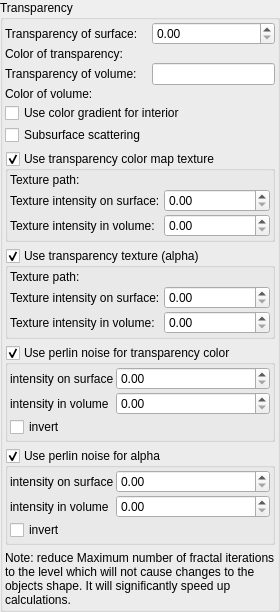
           <widget class="QGroupBox" name="groupBox_11">
            <property name="title">
             <string>Transparency</string>
            </property>
            <layout class="QVBoxLayout" name="verticalLayout_13">
             <property name="leftMargin">
              <number>2</number>
             </property>
             <property name="topMargin">
              <number>2</number>
             </property>
             <property name="rightMargin">
              <number>2</number>
             </property>
             <property name="bottomMargin">
              <number>2</number>
             </property>
             <item>
              <layout class="QGridLayout" name="gridLayout_14">
               <property name="verticalSpacing">
                <number>2</number>
               </property>
               <item row="0" column="0">
                <widget class="QLabel" name="label_295">
                 <property name="text">
                  <string>Transparency of surface:</string>
                 </property>
                </widget>
               </item>
               <item row="4" column="0" colspan="2">
                <widget class="MyCheckBox" name="checkBox_inside_coloring">
                 <property name="sizePolicy">
                  <sizepolicy hsizetype="Minimum" vsizetype="Maximum">
                   <horstretch>0</horstretch>
                   <verstretch>0</verstretch>
                  </sizepolicy>
                 </property>
                 <property name="toolTip">
                  <string>&lt;html&gt;&lt;head/&gt;&lt;body&gt;&lt;p&gt;Apply color gradient to the volume of the object (if transparency of volume is lower than 1)&lt;/p&gt;&lt;/body&gt;&lt;/html&gt;</string>
                 </property>
                 <property name="text">
                  <string>Use color gradient for interior</string>
                 </property>
                </widget>
               </item>
               <item row="3" column="1">
                <widget class="MyColorButton" name="colorButton_transparency_interior_color" native="true">
                 <property name="toolTip">
                  <string>&lt;html&gt;&lt;head/&gt;&lt;body&gt;&lt;p&gt;Color of interior of transparent objects.&lt;/p&gt;&lt;p&gt;To apply this effect, enable ray-traced reflections in &lt;span style=&quot; font-style:italic;&quot;&gt;Raytracing&lt;/span&gt; tab&lt;/p&gt;&lt;/body&gt;&lt;/html&gt;</string>
                 </property>
                 <property name="text" stdset="0">
                  <string>PushButton</string>
                 </property>
                </widget>
               </item>
               <item row="2" column="1">
                <widget class="MyLineEdit" name="logedit_transparency_of_interior">
                 <property name="toolTip">
                  <string>&lt;html&gt;&lt;head/&gt;&lt;body&gt;&lt;p&gt;Transparency of the fractal interior. Thicker parts of the object will appear less transparent than thinner parts.&lt;/p&gt;&lt;p&gt;To apply this effect, enable ray-traced reflections in &lt;span style=&quot; font-style:italic;&quot;&gt;Raytracing&lt;/span&gt; tab&lt;/p&gt;&lt;p&gt;Examples for yellow color of volume&lt;/p&gt;&lt;table border=&quot;0&quot; style=&quot; margin-top:0px; margin-bottom:0px; margin-left:0px; margin-right:0px;&quot; cellspacing=&quot;2&quot; cellpadding=&quot;0&quot;&gt;&lt;tr&gt;&lt;td&gt;&lt;p&gt;transparency 0.5&lt;/p&gt;&lt;/td&gt;&lt;td&gt;&lt;p&gt;transparency 0.8&lt;/p&gt;&lt;/td&gt;&lt;td&gt;&lt;p&gt;transparency 1.0&lt;/p&gt;&lt;/td&gt;&lt;/tr&gt;&lt;tr&gt;&lt;td&gt;&lt;p&gt;&lt;img src=&quot;:/tooltips/tooltips_images/material - transparency of volume 0.5.jpg&quot;/&gt;&lt;/p&gt;&lt;/td&gt;&lt;td&gt;&lt;p&gt;&lt;img src=&quot;:/tooltips/tooltips_images/material - transparency of volume 0.8.jpg&quot;/&gt;&lt;/p&gt;&lt;/td&gt;&lt;td&gt;&lt;p&gt;&lt;img src=&quot;:/tooltips/tooltips_images/material - transparency of surface 1.0.jpg&quot;/&gt;&lt;/p&gt;&lt;/td&gt;&lt;/tr&gt;&lt;/table&gt;&lt;/body&gt;&lt;/html&gt;</string>
                 </property>
                </widget>
               </item>
               <item row="1" column="0">
                <widget class="QLabel" name="label_92">
                 <property name="text">
                  <string>Color of transparency:</string>
                 </property>
                </widget>
               </item>
               <item row="0" column="1">
                <widget class="MyDoubleSpinBox" name="spinbox_transparency_of_surface">
                 <property name="sizePolicy">
                  <sizepolicy hsizetype="Minimum" vsizetype="Maximum">
                   <horstretch>0</horstretch>
                   <verstretch>0</verstretch>
                  </sizepolicy>
                 </property>
                 <property name="toolTip">
                  <string>&lt;html&gt;&lt;head/&gt;&lt;body&gt;&lt;p&gt;Transparency of fractal surface. &lt;/p&gt;&lt;p&gt;This effect simulates glass or other refractive materials. For fast rendering, it is recommended to decrease the 'maximum number of iterations' to as low a value as will still produce acceptable  image quality ( e.g. maybe about 20 iterations).&lt;/p&gt;&lt;p&gt;To apply this effect, enable ray-traced reflections in &lt;span style=&quot; font-style:italic;&quot;&gt;Raytracing&lt;/span&gt; tab &lt;/p&gt;&lt;table border=&quot;0&quot; style=&quot; margin-top:0px; margin-bottom:0px; margin-left:0px; margin-right:0px;&quot; cellspacing=&quot;2&quot; cellpadding=&quot;0&quot;&gt;&lt;tr&gt;&lt;td&gt;&lt;p&gt;transparency 0.5&lt;/p&gt;&lt;/td&gt;&lt;td&gt;&lt;p&gt;transparency 0.8&lt;/p&gt;&lt;/td&gt;&lt;td&gt;&lt;p&gt;transparency 1.0&lt;/p&gt;&lt;/td&gt;&lt;/tr&gt;&lt;tr&gt;&lt;td&gt;&lt;p&gt;&lt;img src=&quot;:/tooltips/tooltips_images/material - transparency of surface 0.5.jpg&quot;/&gt;&lt;/p&gt;&lt;/td&gt;&lt;td&gt;&lt;p&gt;&lt;img src=&quot;:/tooltips/tooltips_images/material - transparency of surface 0.8.jpg&quot;/&gt;&lt;/p&gt;&lt;/td&gt;&lt;td&gt;&lt;p&gt;&lt;img src=&quot;:/tooltips/tooltips_images/material - transparency of surface 1.0.jpg&quot;/&gt;&lt;/p&gt;&lt;/td&gt;&lt;/tr&gt;&lt;/table&gt;&lt;/body&gt;&lt;/html&gt;</string>
                 </property>
                 <property name="prefix">
                  <string/>
                 </property>
                 <property name="suffix">
                  <string/>
                 </property>
                 <property name="decimals">
                  <number>2</number>
                 </property>
                 <property name="maximum">
                  <double>1.000000000000000</double>
                 </property>
                 <property name="singleStep">
                  <double>0.100000000000000</double>
                 </property>
                </widget>
               </item>
               <item row="1" column="1">
                <widget class="MyColorButton" name="colorButton_transparency_color" native="true">
                 <property name="sizePolicy">
                  <sizepolicy hsizetype="Expanding" vsizetype="Preferred">
                   <horstretch>0</horstretch>
                   <verstretch>0</verstretch>
                  </sizepolicy>
                 </property>
                 <property name="text" stdset="0">
                  <string>PushButton</string>
                 </property>
                </widget>
               </item>
               <item row="2" column="0">
                <widget class="QLabel" name="label_351">
                 <property name="text">
                  <string>Transparency of volume:</string>
                 </property>
                </widget>
               </item>
               <item row="3" column="0">
                <widget class="QLabel" name="label_353">
                 <property name="text">
                  <string>Color of volume:</string>
                 </property>
                </widget>
               </item>
               <item row="5" column="0">
                <widget class="MyCheckBox" name="checkBox_subsurface_scattering">
                 <property name="sizePolicy">
                  <sizepolicy hsizetype="Minimum" vsizetype="Maximum">
                   <horstretch>0</horstretch>
                   <verstretch>0</verstretch>
                  </sizepolicy>
                 </property>
                 <property name="toolTip">
                  <string>&lt;html&gt;&lt;head/&gt;&lt;body&gt;&lt;p&gt;Scatters the light inside the object. It involves calculation of shadows through the volume of the object.&lt;/p&gt;&lt;p&gt;Because the effect is slow for calculation, it is recomended to decrease Maximum number of fractal iterations to a level which does not change the appearance of the objects.&lt;/p&gt;&lt;/body&gt;&lt;/html&gt;</string>
                 </property>
                 <property name="text">
                  <string>Subsurface scattering</string>
                 </property>
                </widget>
               </item>
              </layout>
             </item>
             <item>
              <widget class="MyGroupBox" name="groupCheck_use_transparency_texture">
               <property name="title">
                <string>Use transparency color map texture</string>
               </property>
               <property name="checkable">
                <bool>true</bool>
               </property>
               <layout class="QVBoxLayout" name="verticalLayout_151">
                <property name="spacing">
                 <number>2</number>
                </property>
                <property name="leftMargin">
                 <number>2</number>
                </property>
                <property name="topMargin">
                 <number>2</number>
                </property>
                <property name="rightMargin">
                 <number>2</number>
                </property>
                <property name="bottomMargin">
                 <number>2</number>
                </property>
                <item>
                 <layout class="QGridLayout" name="gridLayout_103" rowstretch="0,0,0" columnstretch="0,0,1">
                  <property name="spacing">
                   <number>2</number>
                  </property>
                  <item row="1" column="2">
                   <widget class="MyDoubleSpinBox" name="spinbox_transparency_texture_intensity">
                    <property name="sizePolicy">
                     <sizepolicy hsizetype="Minimum" vsizetype="Maximum">
                      <horstretch>0</horstretch>
                      <verstretch>0</verstretch>
                     </sizepolicy>
                    </property>
                    <property name="prefix">
                     <string/>
                    </property>
                    <property name="suffix">
                     <string/>
                    </property>
                    <property name="decimals">
                     <number>2</number>
                    </property>
                    <property name="maximum">
                     <double>1000.000000000000000</double>
                    </property>
                    <property name="singleStep">
                     <double>0.100000000000000</double>
                    </property>
                   </widget>
                  </item>
                  <item row="1" column="0">
                   <widget class="QLabel" name="label_399">
                    <property name="text">
                     <string>Texture intensity on surface:</string>
                    </property>
                   </widget>
                  </item>
                  <item row="0" column="0">
                   <widget class="QLabel" name="label_400">
                    <property name="text">
                     <string>Texture path:</string>
                    </property>
                   </widget>
                  </item>
                  <item row="0" column="1" colspan="2">
                   <widget class="FileSelectWidget" name="text_file_transparency_texture" native="true">
                    <property name="sizePolicy">
                     <sizepolicy hsizetype="Expanding" vsizetype="Preferred">
                      <horstretch>0</horstretch>
                      <verstretch>0</verstretch>
                     </sizepolicy>
                    </property>
                   </widget>
                  </item>
                  <item row="2" column="2">
                   <widget class="MyDoubleSpinBox" name="spinbox_transparency_texture_intensity_vol">
                    <property name="sizePolicy">
                     <sizepolicy hsizetype="Minimum" vsizetype="Maximum">
                      <horstretch>0</horstretch>
                      <verstretch>0</verstretch>
                     </sizepolicy>
                    </property>
                    <property name="prefix">
                     <string/>
                    </property>
                    <property name="suffix">
                     <string/>
                    </property>
                    <property name="decimals">
                     <number>2</number>
                    </property>
                    <property name="maximum">
                     <double>1000.000000000000000</double>
                    </property>
                    <property name="singleStep">
                     <double>0.100000000000000</double>
                    </property>
                   </widget>
                  </item>
                  <item row="2" column="0">
                   <widget class="QLabel" name="label_401">
                    <property name="text">
                     <string>Texture intensity in volume:</string>
                    </property>
                   </widget>
                  </item>
                 </layout>
                </item>
               </layout>
              </widget>
             </item>
             <item>
              <widget class="MyGroupBox" name="groupCheck_use_transparency_alpha_texture">
               <property name="title">
                <string>Use transparency texture (alpha)</string>
               </property>
               <property name="checkable">
                <bool>true</bool>
               </property>
               <layout class="QVBoxLayout" name="verticalLayout_153">
                <property name="spacing">
                 <number>2</number>
                </property>
                <property name="leftMargin">
                 <number>2</number>
                </property>
                <property name="topMargin">
                 <number>2</number>
                </property>
                <property name="rightMargin">
                 <number>2</number>
                </property>
                <property name="bottomMargin">
                 <number>2</number>
                </property>
                <item>
                 <layout class="QGridLayout" name="gridLayout_105" rowstretch="0,0,0" columnstretch="0,0,1">
                  <property name="spacing">
                   <number>2</number>
                  </property>
                  <item row="0" column="1" colspan="2">
                   <widget class="FileSelectWidget" name="text_file_transparency_alpha_texture" native="true">
                    <property name="sizePolicy">
                     <sizepolicy hsizetype="Expanding" vsizetype="Preferred">
                      <horstretch>0</horstretch>
                      <verstretch>0</verstretch>
                     </sizepolicy>
                    </property>
                   </widget>
                  </item>
                  <item row="0" column="0">
                   <widget class="QLabel" name="label_404">
                    <property name="text">
                     <string>Texture path:</string>
                    </property>
                   </widget>
                  </item>
                  <item row="1" column="0">
                   <widget class="QLabel" name="label_403">
                    <property name="text">
                     <string>Texture intensity on surface:</string>
                    </property>
                   </widget>
                  </item>
                  <item row="1" column="2">
                   <widget class="MyDoubleSpinBox" name="spinbox_transparency_alpha_texture_intensity">
                    <property name="sizePolicy">
                     <sizepolicy hsizetype="Minimum" vsizetype="Maximum">
                      <horstretch>0</horstretch>
                      <verstretch>0</verstretch>
                     </sizepolicy>
                    </property>
                    <property name="prefix">
                     <string/>
                    </property>
                    <property name="suffix">
                     <string/>
                    </property>
                    <property name="decimals">
                     <number>2</number>
                    </property>
                    <property name="maximum">
                     <double>1000.000000000000000</double>
                    </property>
                    <property name="singleStep">
                     <double>0.100000000000000</double>
                    </property>
                   </widget>
                  </item>
                  <item row="2" column="0">
                   <widget class="QLabel" name="label_405">
                    <property name="text">
                     <string>Texture intensity in volume:</string>
                    </property>
                   </widget>
                  </item>
                  <item row="2" column="2">
                   <widget class="MyDoubleSpinBox" name="spinbox_transparency_alpha_texture_intensity_vol">
                    <property name="sizePolicy">
                     <sizepolicy hsizetype="Minimum" vsizetype="Maximum">
                      <horstretch>0</horstretch>
                      <verstretch>0</verstretch>
                     </sizepolicy>
                    </property>
                    <property name="prefix">
                     <string/>
                    </property>
                    <property name="suffix">
                     <string/>
                    </property>
                    <property name="decimals">
                     <number>2</number>
                    </property>
                    <property name="maximum">
                     <double>1000.000000000000000</double>
                    </property>
                    <property name="singleStep">
                     <double>0.100000000000000</double>
                    </property>
                   </widget>
                  </item>
                 </layout>
                </item>
               </layout>
              </widget>
             </item>
             <item>
              <widget class="MyGroupBox" name="groupCheck_perlin_noise_transparency_color_enable">
               <property name="title">
                <string>Use perlin noise for transparency color</string>
               </property>
               <property name="checkable">
                <bool>true</bool>
               </property>
               <property name="checked">
                <bool>true</bool>
               </property>
               <layout class="QGridLayout" name="gridLayout_35" rowstretch="0,0,0" columnstretch="0,1">
                <property name="leftMargin">
                 <number>2</number>
                </property>
                <property name="topMargin">
                 <number>2</number>
                </property>
                <property name="rightMargin">
                 <number>2</number>
                </property>
                <property name="bottomMargin">
                 <number>2</number>
                </property>
                <property name="spacing">
                 <number>2</number>
                </property>
                <item row="0" column="1">
                 <widget class="MyDoubleSpinBox" name="spinbox_perlin_noise_transparency_color_intensity">
                  <property name="sizePolicy">
                   <sizepolicy hsizetype="Minimum" vsizetype="Maximum">
                    <horstretch>0</horstretch>
                    <verstretch>0</verstretch>
                   </sizepolicy>
                  </property>
                  <property name="toolTip">
                   <string>&lt;html&gt;&lt;head/&gt;&lt;body&gt;&lt;p&gt;Contrast of color texture&lt;/p&gt;&lt;/body&gt;&lt;/html&gt;</string>
                  </property>
                  <property name="prefix">
                   <string/>
                  </property>
                  <property name="suffix">
                   <string/>
                  </property>
                  <property name="decimals">
                   <number>2</number>
                  </property>
                  <property name="minimum">
                   <double>0.000000000000000</double>
                  </property>
                  <property name="maximum">
                   <double>1000.000000000000000</double>
                  </property>
                  <property name="singleStep">
                   <double>0.100000000000000</double>
                  </property>
                 </widget>
                </item>
                <item row="2" column="0" colspan="2">
                 <widget class="MyCheckBox" name="checkBox_perlin_noise_transparency_color_invert">
                  <property name="text">
                   <string>invert</string>
                  </property>
                 </widget>
                </item>
                <item row="0" column="0">
                 <widget class="QLabel" name="label_60">
                  <property name="text">
                   <string>intensity on surface</string>
                  </property>
                 </widget>
                </item>
                <item row="1" column="0">
                 <widget class="QLabel" name="label_65">
                  <property name="text">
                   <string>intensity in volume</string>
                  </property>
                 </widget>
                </item>
                <item row="1" column="1">
                 <widget class="MyDoubleSpinBox" name="spinbox_perlin_noise_transparency_color_intensity_vol">
                  <property name="sizePolicy">
                   <sizepolicy hsizetype="Minimum" vsizetype="Maximum">
                    <horstretch>0</horstretch>
                    <verstretch>0</verstretch>
                   </sizepolicy>
                  </property>
                  <property name="toolTip">
                   <string>&lt;html&gt;&lt;head/&gt;&lt;body&gt;&lt;p&gt;Contrast of color texture&lt;/p&gt;&lt;/body&gt;&lt;/html&gt;</string>
                  </property>
                  <property name="prefix">
                   <string/>
                  </property>
                  <property name="suffix">
                   <string/>
                  </property>
                  <property name="decimals">
                   <number>2</number>
                  </property>
                  <property name="minimum">
                   <double>0.000000000000000</double>
                  </property>
                  <property name="maximum">
                   <double>1000.000000000000000</double>
                  </property>
                  <property name="singleStep">
                   <double>0.100000000000000</double>
                  </property>
                 </widget>
                </item>
               </layout>
              </widget>
             </item>
             <item>
              <widget class="MyGroupBox" name="groupCheck_perlin_noise_transparency_alpha_enable">
               <property name="title">
                <string>Use perlin noise for alpha</string>
               </property>
               <property name="checkable">
                <bool>true</bool>
               </property>
               <property name="checked">
                <bool>true</bool>
               </property>
               <layout class="QGridLayout" name="gridLayout_36" rowstretch="0,0,0" columnstretch="0,1">
                <property name="leftMargin">
                 <number>2</number>
                </property>
                <property name="topMargin">
                 <number>2</number>
                </property>
                <property name="rightMargin">
                 <number>2</number>
                </property>
                <property name="bottomMargin">
                 <number>2</number>
                </property>
                <property name="spacing">
                 <number>2</number>
                </property>
                <item row="0" column="0">
                 <widget class="QLabel" name="label_61">
                  <property name="text">
                   <string>intensity on surface</string>
                  </property>
                 </widget>
                </item>
                <item row="2" column="0" colspan="2">
                 <widget class="MyCheckBox" name="checkBox_perlin_noise_transparency_alpha_invert">
                  <property name="text">
                   <string>invert</string>
                  </property>
                 </widget>
                </item>
                <item row="0" column="1">
                 <widget class="MyDoubleSpinBox" name="spinbox_perlin_noise_transparency_alpha_intensity">
                  <property name="sizePolicy">
                   <sizepolicy hsizetype="Minimum" vsizetype="Maximum">
                    <horstretch>0</horstretch>
                    <verstretch>0</verstretch>
                   </sizepolicy>
                  </property>
                  <property name="toolTip">
                   <string>&lt;html&gt;&lt;head/&gt;&lt;body&gt;&lt;p&gt;Contrast of color texture&lt;/p&gt;&lt;/body&gt;&lt;/html&gt;</string>
                  </property>
                  <property name="prefix">
                   <string/>
                  </property>
                  <property name="suffix">
                   <string/>
                  </property>
                  <property name="decimals">
                   <number>2</number>
                  </property>
                  <property name="minimum">
                   <double>0.000000000000000</double>
                  </property>
                  <property name="maximum">
                   <double>1000.000000000000000</double>
                  </property>
                  <property name="singleStep">
                   <double>0.100000000000000</double>
                  </property>
                 </widget>
                </item>
                <item row="1" column="0">
                 <widget class="QLabel" name="label_66">
                  <property name="text">
                   <string>intensity in volume</string>
                  </property>
                 </widget>
                </item>
                <item row="1" column="1">
                 <widget class="MyDoubleSpinBox" name="spinbox_perlin_noise_transparency_alpha_intensity_vol">
                  <property name="sizePolicy">
                   <sizepolicy hsizetype="Minimum" vsizetype="Maximum">
                    <horstretch>0</horstretch>
                    <verstretch>0</verstretch>
                   </sizepolicy>
                  </property>
                  <property name="toolTip">
                   <string>&lt;html&gt;&lt;head/&gt;&lt;body&gt;&lt;p&gt;Contrast of color texture&lt;/p&gt;&lt;/body&gt;&lt;/html&gt;</string>
                  </property>
                  <property name="prefix">
                   <string/>
                  </property>
                  <property name="suffix">
                   <string/>
                  </property>
                  <property name="decimals">
                   <number>2</number>
                  </property>
                  <property name="minimum">
                   <double>0.000000000000000</double>
                  </property>
                  <property name="maximum">
                   <double>1000.000000000000000</double>
                  </property>
                  <property name="singleStep">
                   <double>0.100000000000000</double>
                  </property>
                 </widget>
                </item>
               </layout>
              </widget>
             </item>
             <item>
              <widget class="QLabel" name="label_5">
               <property name="text">
                <string>Note: reduce Maximum number of fractal iterations to the level which will not cause changes to the objects shape. It will significantly speed up calculations.</string>
               </property>
               <property name="wordWrap">
                <bool>true</bool>
               </property>
              </widget>
             </item>
            </layout>
           </widget>
